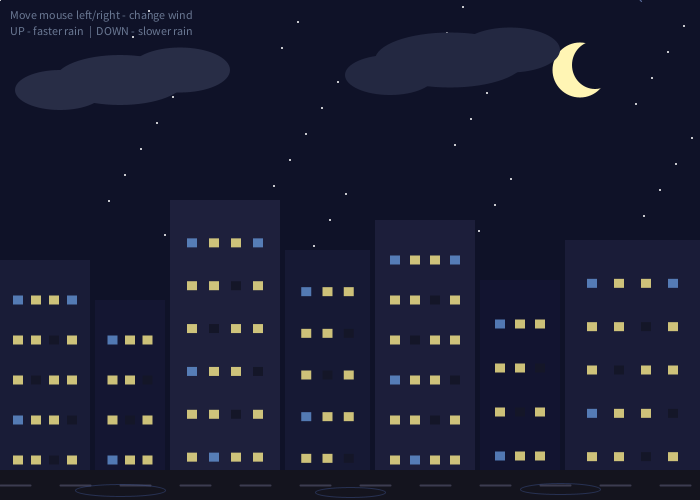
Frame 1 (no input)
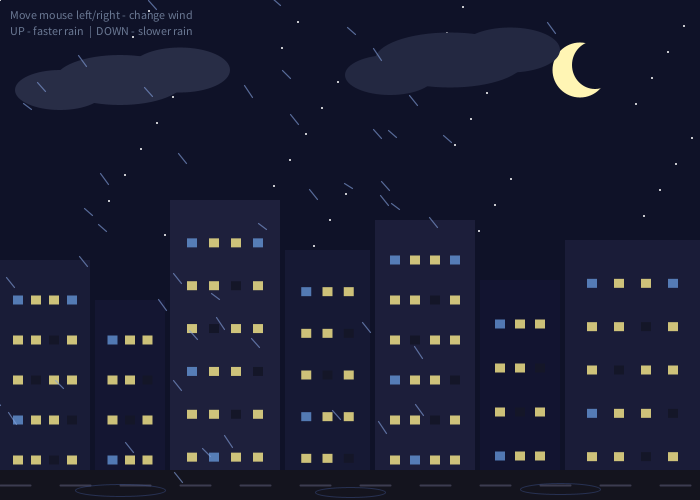
Frame 60 (the mouse pressed at the canvas centre just before this capture)
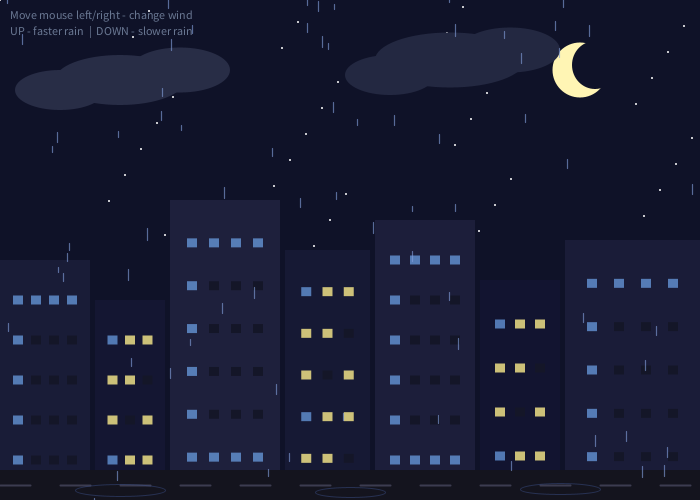
Frame 120 (the mouse held since frame 60 and released just before this capture)

The Processing sketch that drew these frames (run headless with seeded random() and noise(); from frame 60 on, the mouse is pressed at the canvas centre):

// Processing sketch: SE2011_CreativeArt_IT24101663
// ── SE2011_CreativeArt_IT24101663.pde
//RAIN VARIABLes
int totalRain = 80;
float[] rx = new float[totalRain];
float[] ry = new float[totalRain];
float[] rspeed = new float[totalRain];

//RAIN SPEED CONTROL
float speedMult = 1.0;

//WINDOW LIGHT FLICKER
int flickerTimer = 0;
boolean win1on = true;
boolean win2on = true;

void setup() {
  size(700, 500);
  frameRate(60);

  // give each raindrop a random start position
  for (int i = 0; i < totalRain; i++) {
    rx[i] = random(0, width);
    ry[i] = random(-height, 0);
    rspeed[i] = random(5, 12);
  }
}

void draw() {
  background(15, 18, 40);

  //stars
  fill(255, 255, 255);
  noStroke();
  for (int i = 0; i < 40; i++) {
    float sx = (i * 173) % width;
    float sy = (i * 97) % (height / 2);
    ellipse(sx, sy, 2, 2);
  }

  //MOON
  noStroke();
  fill(255, 245, 180);
  ellipse(580, 70, 55, 55);
  fill(15, 18, 40);
  ellipse(595, 65, 46, 48);

  //CLOUDS
  noStroke();
  fill(40, 45, 70);
  ellipse(120, 80, 130, 50);
  ellipse(180, 70, 100, 45);
  ellipse(60, 90, 90, 40);

  fill(35, 40, 65);
  ellipse(450, 60, 150, 55);
  ellipse(510, 50, 100, 45);
  ellipse(390, 75, 90, 40);

  //BUILDINGS
  drawBuildings();

  //rain
  float windX = map(mouseX, 0, width, -4, 4);

  stroke(130, 160, 220, 160);
  strokeWeight(1.2);

  for (int i = 0; i < totalRain; i++) {
    line(rx[i], ry[i],
         rx[i] - windX * 2,
         ry[i] + rspeed[i] * speedMult);

    ry[i] += rspeed[i] * speedMult;
    rx[i] += windX;

    if (ry[i] > height) {
      ry[i] = random(-60, -5);
      rx[i] = random(0, width);
    }
  }

  noStroke();

  //WINDOW FLICKER
  flickerTimer++;
  if (flickerTimer > 90) {
    win1on = (random(1) > 0.3);
    win2on = (random(1) > 0.4);
    flickerTimer = 0;
  }

  //PUDDLES
  stroke(60, 80, 140, 120);
  strokeWeight(1);
  noFill();
  ellipse(120, height - 10, 90, 12);
  ellipse(350, height - 8, 70, 10);
  ellipse(560, height - 11, 80, 11);

  noStroke();

  //HUD
  fill(160, 180, 210, 160);
  textSize(12);
  textAlign(LEFT, TOP);
  text("Move mouse left/right - change wind", 10, 10);
  text("UP - faster rain  |  DOWN - slower rain", 10, 26);
}

//DRAW BUILDINGs
void drawBuildings() {

  fill(25, 28, 55);
  rect(0, 260, 90, 240);
  drawWindows(0, 260, 90, 240, 4, 5, win1on);

  fill(20, 22, 50);
  rect(95, 300, 70, 200);
  drawWindows(95, 300, 70, 200, 3, 4, true);

  fill(30, 32, 60);
  rect(170, 200, 110, 300);
  drawWindows(170, 200, 110, 300, 4, 6, win2on);

  fill(22, 25, 52);
  rect(285, 250, 85, 250);
  drawWindows(285, 250, 85, 250, 3, 5, true);

  fill(28, 30, 58);
  rect(375, 220, 100, 280);
  drawWindows(375, 220, 100, 280, 4, 6, win1on);

  fill(18, 20, 48);
  rect(480, 280, 80, 220);
  drawWindows(480, 280, 80, 220, 3, 4, true);

  fill(26, 28, 56);
  rect(565, 240, 135, 260);
  drawWindows(565, 240, 135, 260, 4, 5, win2on);

  fill(20, 20, 30);
  rect(0, height - 30, width, 30);

  stroke(60, 60, 80);
  strokeWeight(2);
  for (int i = 0; i < width; i += 60) {
    line(i, height - 15, i + 30, height - 15);
  }
  noStroke();
}

//DRAW WINDOW
void drawWindows(float bx, float by, float bw, float bh,
                 int cols, int rows, boolean lit) {

  float winW = 10;
  float winH = 9;
  float spacingX = bw / (cols + 1);
  float spacingY = bh / (rows + 1);

  for (int r = 0; r < rows; r++) {
    for (int c = 0; c < cols; c++) {

      float wx = bx + spacingX * (c + 1) - winW / 2;
      float wy = by + spacingY * (r + 1) - winH / 2;

      if (lit && (r + c) % 3 != 0) {
        fill(255, 240, 140, 200);
      } else if ((r * c) % 5 == 0) {
        fill(120, 180, 255, 160);
      } else {
        fill(20, 22, 40);
      }

      rect(wx, wy, winW, winH);
    }
  }
}

//Keyboard
void keyPressed() {
  if (keyCode == UP) {
    speedMult = speedMult + 0.5;
    if (speedMult > 3.0) speedMult = 3.0;
  }
  if (keyCode == DOWN) {
    speedMult = speedMult - 0.5;
    if (speedMult < 0.5) speedMult = 0.5;
  }
}
